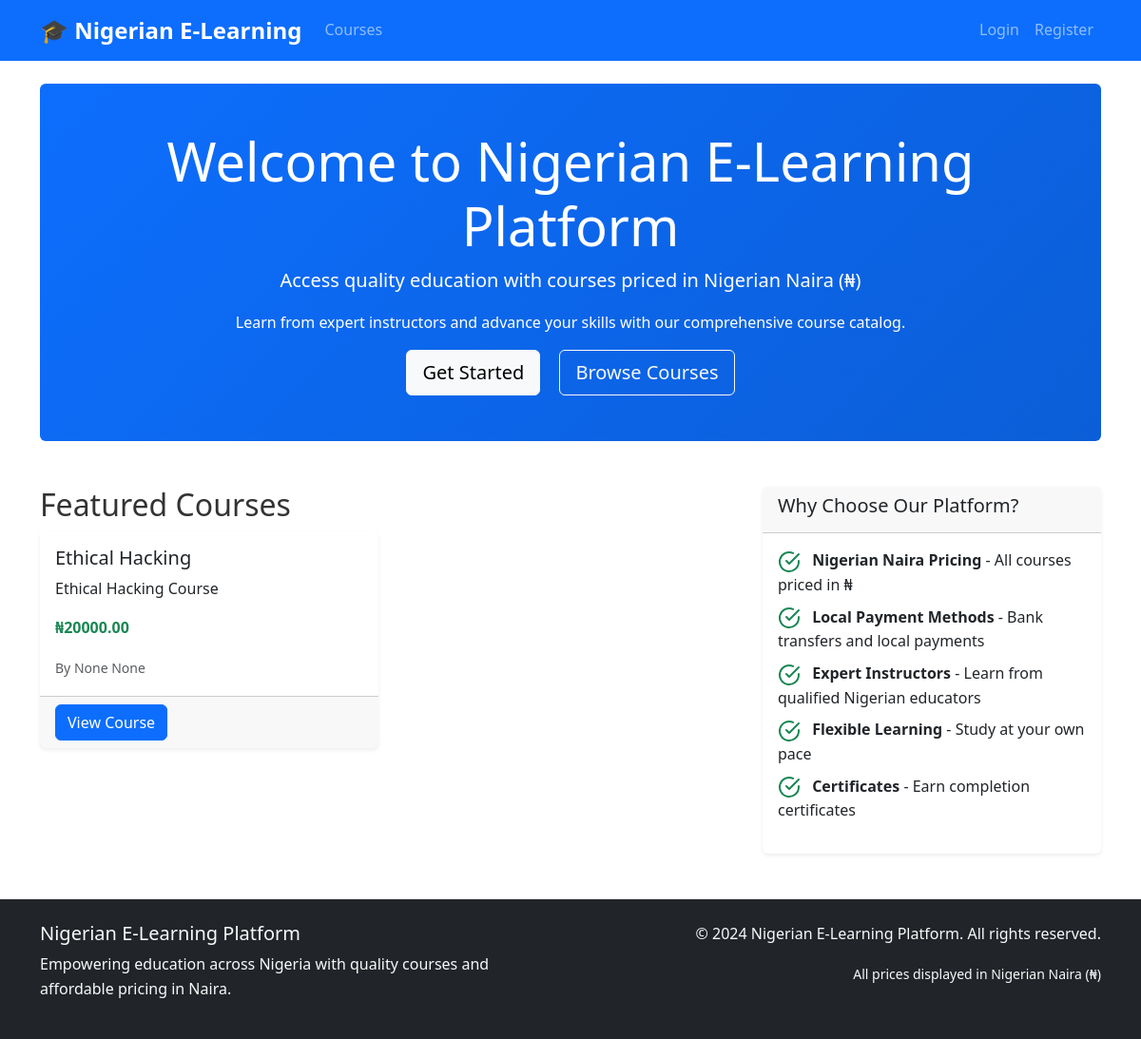
Before: / with the older database file.
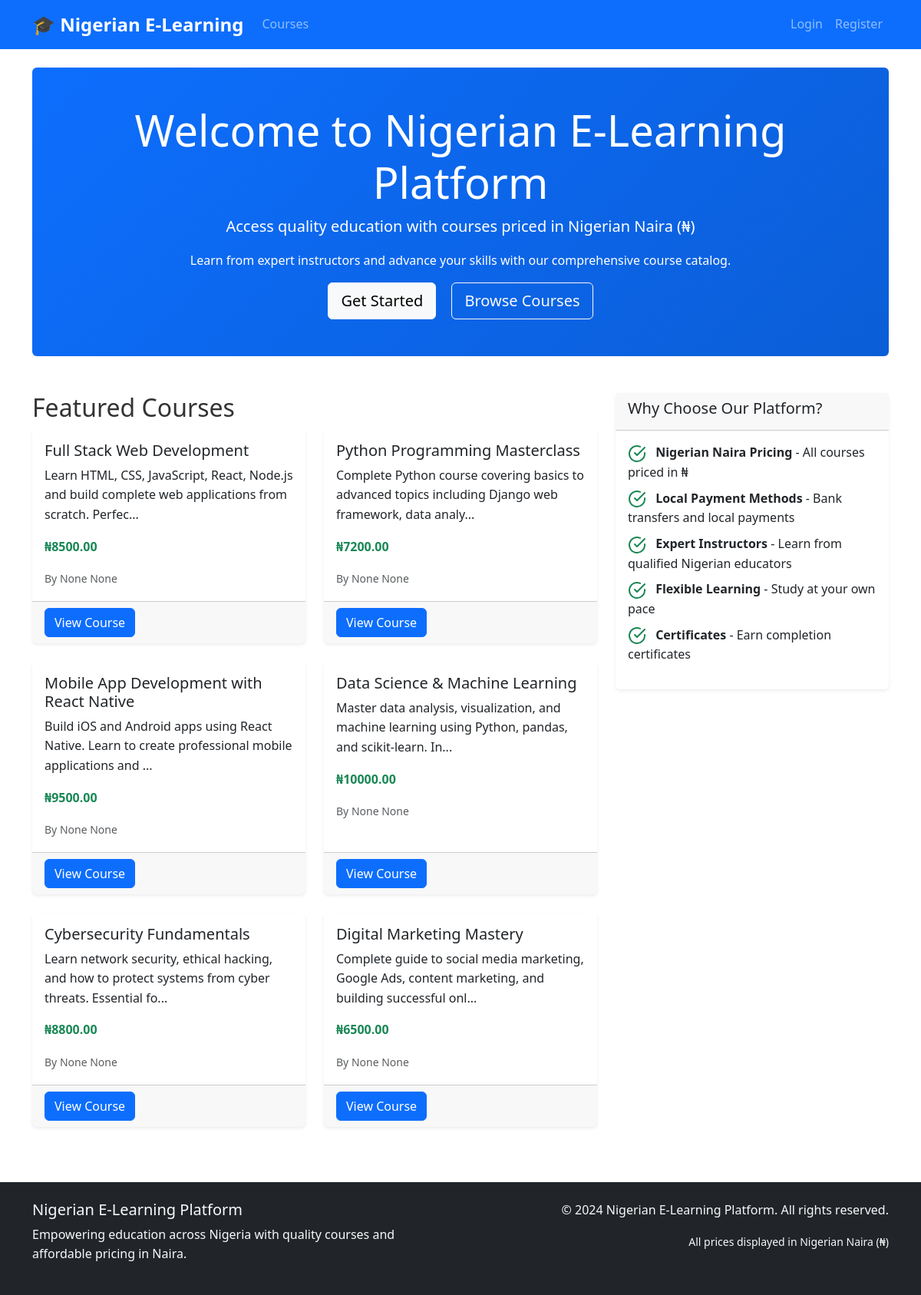
After: the same page with the newer database file.
### models.py (models this page shows, shortened)
class Course(db.Model):
    id = db.Column(db.Integer, primary_key=True)
    title = db.Column(db.String(200), nullable=False)
    description = db.Column(db.Text)
    price = db.Column(db.Float, nullable=False, default=0.0)
    instructor_id = db.Column(db.Integer, db.ForeignKey('user.id'), nullable=False)
    is_active = db.Column(db.Boolean, default=True)
    created_at = db.Column(db.DateTime, default=datetime.utcnow)
    updated_at = db.Column(db.DateTime, default=datetime.utcnow, onupdate=datetime.utcnow)
    lessons = db.relationship('Lesson', backref='course', lazy='dynamic', cascade='all, delete-orphan')
    enrollments = db.relationship('Enrollment', backref='course', lazy='dynamic')
    quizzes = db.relationship('Quiz', backref='course', lazy='dynamic')
    assignments = db.relationship('Assignment', backref='course', lazy='dynamic')

class User(UserMixin, db.Model):
    id = db.Column(db.Integer, primary_key=True)
    username = db.Column(db.String(80), unique=True, nullable=False)
    email = db.Column(db.String(120), unique=True, nullable=False)
    password_hash = db.Column(db.String(256), nullable=False)
    role = db.Column(db.String(20), nullable=False, default='student')  # admin, instructor, student
    first_name = db.Column(db.String(50))
    last_name = db.Column(db.String(50))
    is_active = db.Column(db.Boolean, default=True)
    wallet_balance = db.Column(db.Float, default=0.0)
    course_credits = db.Column(db.Integer, default=0)
    created_at = db.Column(db.DateTime, default=datetime.utcnow)
    courses_created = db.relationship('Course', backref='instructor', lazy='dynamic')
    enrollments = db.relationship('Enrollment', backref='student', lazy='dynamic')
    payments = db.relationship('Payment', backref='user', lazy='dynamic')
    wallet_transactions = db.relationship('WalletTransaction', backref='user', lazy='dynamic')
    quiz_attempts = db.relationship('QuizAttempt', backref='user', lazy='dynamic')
    assignment_submissions = db.relationship('AssignmentSubmission', backref='user', lazy='dynamic')

### routes.py (the view)
@app.route('/')
def index():
    courses = Course.query.filter_by(is_active=True).all()
    return render_template('index.html', courses=courses)

### templates/index.html (shortened to what this page needs)
{% extends "base.html" %}
{% block content %}
<div class="jumbotron bg-primary text-white rounded p-5 mb-5">
    <div class="container text-center">
        <h1 class="display-4">Welcome to Nigerian E-Learning Platform</h1>
        <p class="lead">Access quality education with courses priced in Nigerian Naira (₦)</p>
        <p>Learn from expert instructors and advance your skills with our comprehensive course catalog.</p>
        {% if not current_user.is_authenticated %}
        <a class="btn btn-light btn-lg me-3" href="{{ url_for('register') }}">Get Started</a>
        <a class="btn btn-outline-light btn-lg" href="{{ url_for('courses') }}">Browse Courses</a>
        {% else %}
        <a class="btn btn-light btn-lg" href="{{ url_for('dashboard') }}">Go to Dashboard</a>
        {% endif %}
    </div>
</div>
<div class="row">
    <div class="col-lg-8">
        <h2>Featured Courses</h2>
        {% if courses %}
        <div class="row">
            {% for course in courses[:6] %}
            <div class="col-md-6 mb-4">
                <div class="card h-100">
                    <div class="card-body">
                        <h5 class="card-title">{{ course.title }}</h5>
                        <p class="card-text">{{ course.description[:100] }}{% if course.description|length > 100 %}...{% endif %}</p>
                        <p class="card-text">
                            <strong class="text-success">₦{{ "%.2f"|format(course.price) }}</strong>
                        </p>
                        <p class="card-text">
                            <small class="text-muted">By {{ course.instructor.first_name }} {{ course.instructor.last_name }}</small>
                        </p>
                    </div>
                    <div class="card-footer">
                        <a href="{{ url_for('course_detail', course_id=course.id) }}" class="btn btn-primary">View Course</a>
                    </div>
                </div>
            </div>
            {% endfor %}
        </div>
        {% else %}
        <div class="text-center py-5">
            <h4>No courses available yet</h4>
            <p class="text-muted">Check back soon for exciting new courses!</p>
        </div>
        {% endif %}
    </div>
    <div class="col-lg-4">
        <div class="card">
            <div class="card-header">
                <h5>Why Choose Our Platform?</h5>
            </div>
            <div class="card-body">
                <ul class="list-unstyled">
                    <li class="mb-2">
                        <i data-feather="check-circle" class="text-success me-2"></i>
                        <strong>Nigerian Naira Pricing</strong> - All courses priced in ₦
                    </li>
                    <li class="mb-2">
                        <i data-feather="check-circle" class="text-success me-2"></i>
                        <strong>Local Payment Methods</strong> - Bank transfers and local payments
                    </li>
                    <li class="mb-2">
                        <i data-feather="check-circle" class="text-success me-2"></i>
                        <strong>Expert Instructors</strong> - Learn from qualified Nigerian educators
                    </li>
                    <li class="mb-2">
                        <i data-feather="check-circle" class="text-success me-2"></i>
                        <strong>Flexible Learning</strong> - Study at your own pace
                    </li>
                    <li class="mb-2">
                        <i data-feather="check-circle" class="text-success me-2"></i>
                        <strong>Certificates</strong> - Earn completion certificates
                    </li>
                </ul>
            </div>
        </div>
    </div>
</div>
{% endblock %}

### templates/base.html (shortened to what this page needs)
<!DOCTYPE html>
<html lang="en">
<head>
    <link href="https://cdn.jsdelivr.net/npm/bootstrap@5.3.0/dist/css/bootstrap.min.css" rel="stylesheet">
    <link href="https://cdn.jsdelivr.net/npm/feather-icons@4.28.0/dist/feather.min.css" rel="stylesheet">
    <link href="{{ url_for('static', filename='css/style.css') }}" rel="stylesheet">
</head>
<body>
    <nav class="navbar navbar-expand-lg navbar-dark bg-primary">
        <div class="container">
            <a class="navbar-brand" href="{{ url_for('index') }}">
                <strong>🎓 Nigerian E-Learning</strong>
            </a>
            <div class="collapse navbar-collapse" id="navbarNav">
                <ul class="navbar-nav me-auto">
                    <li class="nav-item">
                        <a class="nav-link" href="{{ url_for('courses') }}">Courses</a>
                    </li>
                </ul>
                <ul class="navbar-nav">
                    {% if current_user.is_authenticated %}
                    <li class="nav-item dropdown">
                        <a class="nav-link dropdown-toggle" href="#" role="button" data-bs-toggle="dropdown">
                            {{ current_user.username }}
                            {% if current_user.wallet_balance > 0 %}
                            <span class="badge bg-success">₦{{ "%.2f"|format(current_user.wallet_balance) }}</span>
                            {% endif %}
                        </a>
                        <ul class="dropdown-menu">
                            <li><a class="dropdown-item" href="{{ url_for('wallet_history') }}">Wallet</a></li>
                            {% if current_user.role in ['admin', 'instructor'] %}
                            <li><a class="dropdown-item" href="{{ url_for('create_course') }}">Create Course</a></li>
                            <li><a class="dropdown-item" href="{{ url_for('manage_courses') }}">Manage Courses</a></li>
                            {% endif %}
                            {% if current_user.role == 'admin' %}
                            <li><hr class="dropdown-divider"></li>
                            <li><a class="dropdown-item" href="{{ url_for('manage_payments') }}">Manage Payments</a></li>
                            <li><a class="dropdown-item" href="{{ url_for('create_voucher') }}">Create Voucher</a></li>
                            <li><a class="dropdown-item" href="{{ url_for('admin_settings') }}">Settings</a></li>
                            {% endif %}
                            <li><hr class="dropdown-divider"></li>
                            <li><a class="dropdown-item" href="{{ url_for('logout') }}">Logout</a></li>
                        </ul>
                    </li>
                    {% else %}
                    <li class="nav-item">
                        <a class="nav-link" href="{{ url_for('login') }}">Login</a>
                    </li>
                    <li class="nav-item">
                        <a class="nav-link" href="{{ url_for('register') }}">Register</a>
                    </li>
                    {% endif %}
                </ul>
            </div>
        </div>
    </nav>
    <main class="container my-4">
        {% block content %}{% endblock %}
    </main>
    <footer class="bg-dark text-light py-4 mt-5">
        <div class="container">
            <div class="row">
                <div class="col-md-6">
                    <h5>Nigerian E-Learning Platform</h5>
                    <p>Empowering education across Nigeria with quality courses and affordable pricing in Naira.</p>
                </div>
                <div class="col-md-6 text-md-end">
                    <p>&copy; 2024 Nigerian E-Learning Platform. All rights reserved.</p>
                    <small>All prices displayed in Nigerian Naira (₦)</small>
                </div>
            </div>
        </div>
    </footer>
</body>
</html>

### static/css/style.css (style rules this page uses)
:root { --primary-color: #0d6efd; --success-color: #198754; --warning-color: #ffc107; --danger-color: #dc3545; --naira-color: #00b04f; --dark-color: #212529; --light-color: #f8f9fa; }
body { font-family: 'Segoe UI', Tahoma, Geneva, Verdana, sans-serif; line-height: 1.6; color: #333; }
.navbar-brand { font-weight: 700; font-size: 1.5rem; }
.navbar-nav .nav-link { font-weight: 500; transition: color 0.3s ease; }
.card { border: none; box-shadow: 0 0.125rem 0.25rem rgba(0, 0, 0, 0.075); transition: box-shadow 0.15s ease-in-out; }
.btn { border-radius: 0.375rem; font-weight: 500; transition: all 0.3s ease; }
.btn-primary { background-color: var(--primary-color); border-color: var(--primary-color); }
.jumbotron { background: linear-gradient(135deg, var(--primary-color), #0b5ed7); border-radius: 1rem; }
footer { margin-top: auto; }

Changed rows visible on the page:
removed Course: title "Ethical Hacking", description "Ethical Hacking Course", price "20000.00", instructor.first_name "None", instructor.last_name "None"
added Course: title "Full Stack Web Development", description "Learn HTML, CSS, JavaScript, React, Node.js and build complete web applications from scratch. Perfec", price "8500.00", instructor.first_name "None", instructor.last_name "None"
added Course: title "Python Programming Masterclass", description "Complete Python course covering basics to advanced topics including Django web framework, data analy", price "7200.00", instructor.first_name "None", instructor.last_name "None"
added Course: title "Mobile App Development with React Native", description "Build iOS and Android apps using React Native. Learn to create professional mobile applications and", price "9500.00", instructor.first_name "None", instructor.last_name "None"
added Course: title "Data Science & Machine Learning", description "Master data analysis, visualization, and machine learning using Python, pandas, and scikit-learn. In", price "10000.00", instructor.first_name "None", instructor.last_name "None"
added Course: title "Cybersecurity Fundamentals", description "Learn network security, ethical hacking, and how to protect systems from cyber threats. Essential fo", price "8800.00", instructor.first_name "None", instructor.last_name "None"
added Course: title "Digital Marketing Mastery", description "Complete guide to social media marketing, Google Ads, content marketing, and building successful onl", price "6500.00", instructor.first_name "None", instructor.last_name "None"
